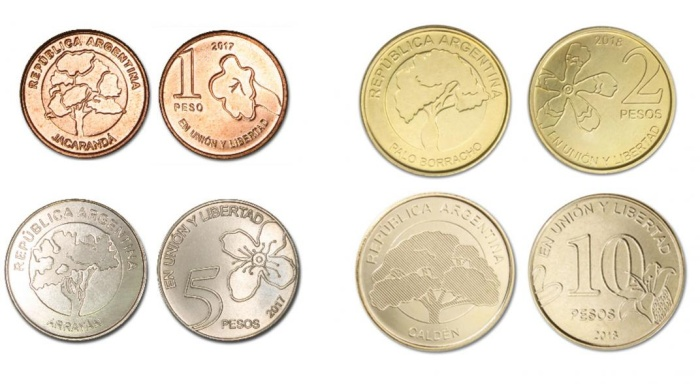
#> input picture monedas.jpg, 700 x 384 px, found by its file name
$ python contadormonedas.py
#> lines starting #> are read from the running program, lines starting #| are printed output that depends on the picture; after the words box and inside, x2 and y2 are one past the last pixel; in counts of white or black regions, pixels touching at a corner belong together

from  cv2 import cv2

import numpy as np #numpy me da funciones para matrices


valorGausse=3
ValorKernel=3

Original=cv2.imread("foto\monedas.jpg")
#> Original is the input picture: shape (384, 700, 3); mean B, G, R 203.6, 221.4, 230.6
Grises=cv2.cvtColor(Original,cv2.COLOR_RGB2BGR)
Gauss=cv2.GaussianBlur(Grises, (valorGausse,valorGausse),0)

Canny =cv2.Canny(Original,100,200)
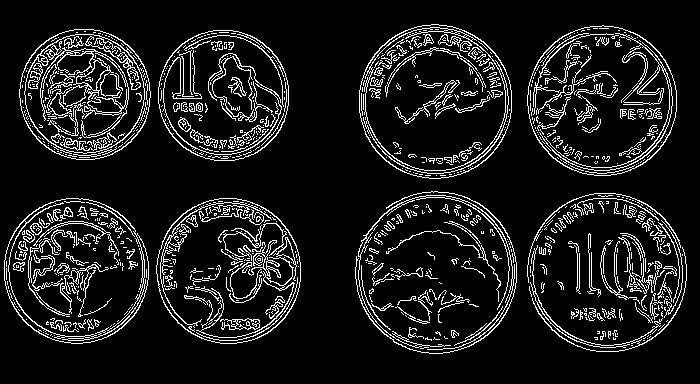
#> Canny: shape (384, 700); 10.5% white in thin lines or dots, all inside (x1, y1, x2, y2) = (4, 24, 687, 354)

# [10 lines of commented-out code are left out]

cv2.imshow("Grises", Grises)
cv2.imshow("Gauss", Gauss)
#cv2.imshow("Canny", Canny)
#cv2.imshow("CONTORNOS", contorons)
#cv2.imshow("Resultado", Original)

cv2.waitKey(0)
